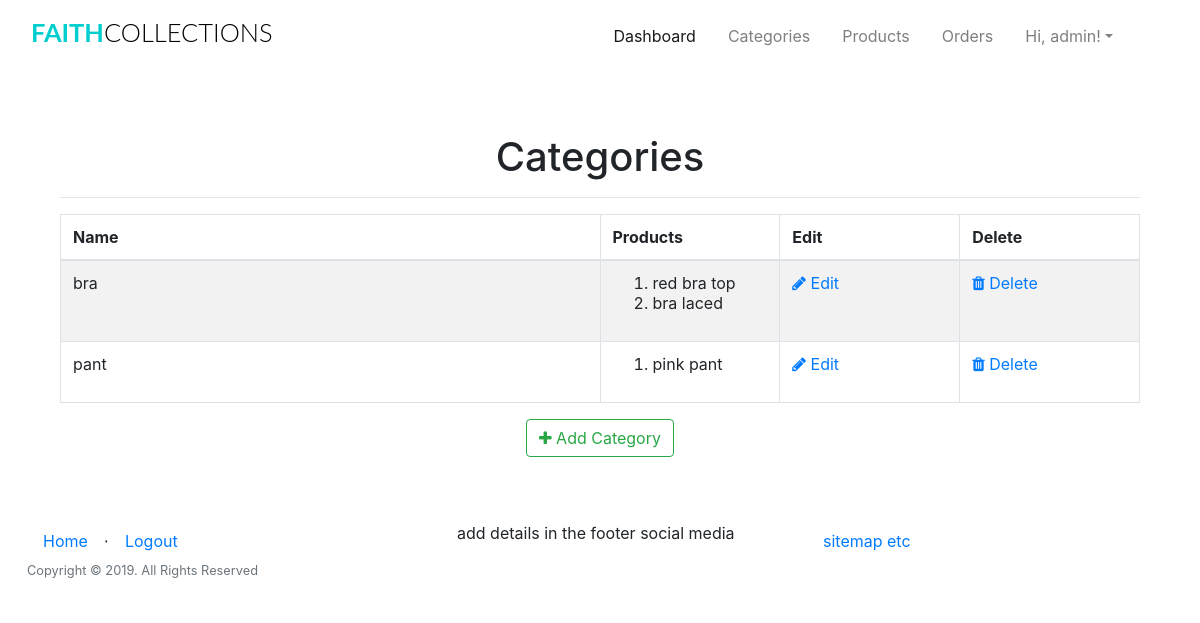
The app's page /admin/categories (signed in), older data.
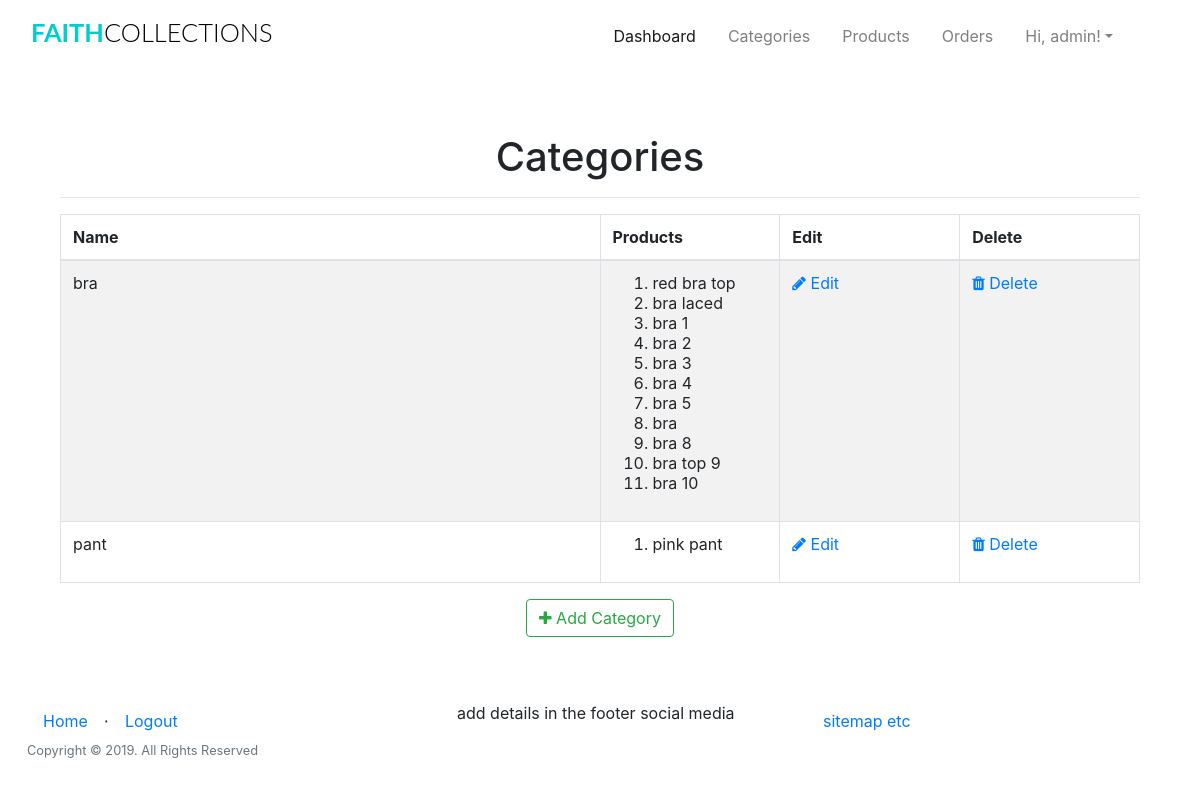
The same page, newer data.
### app/models.py (models this page shows, shortened)
class Categories(db.Model):
	id = db.Column(db.Integer, primary_key=True)
	category_name  = db.Column(db.String(20), index = True)
	product = db.relationship('Products', backref='products_categories')

class Products(db.Model):
	__tablename__ = 'product'
	id = db.Column(db.Integer, primary_key=True)
	product_name = db.Column(db.String(100), index=True)
	product_price = db.Column(db.Integer, index=True)
	product_image = db.Column(db.String(120),index=True)
	product_description = db.Column(db.String(200), index=True)
	product_stock = db.Column(db.Integer, index = True)
	product_size = db.Column(db.String(5), index = True)
	categories_id = db.Column(db.Integer, db.ForeignKey('categories.id'))
	order = db.relationship('Order', secondary=association_table, backref='my_orders', lazy='dynamic')

### app/admin/routes.py (the view)
@admin.route('/categories', methods = ['GET','POST'])
@login_required
def list_categories():
	check_admin()
	categories = Categories.query.all()
	return render_template('admin/categories/categories.html', title = "Product Categories",
		categories = categories)

### app/admin/routes.py (called while the page is built)
def check_admin():
	if not current_user.is_admin:
		abort(403)

### app/models.py (called while the page is built)
@login_manager.user_loader
def load_user(id):
    return User.query.get(int(id))

### app/templates/admin/categories/categories.html (shortened to what this page needs)
{% extends "base.html" %}
{% block head %}
<head>
    <link href="//maxcdn.bootstrapcdn.com/font-awesome/4.1.0/css/font-awesome.min.css" rel="stylesheet">
</head>
{%endblock head%}
{% block body %}
<div class="container">
  <div class="outer">
    <div class="middle">
      <div class="inner">
        <br/>
        <br/>
        <h1 style="text-align:center;">Categories</h1>
        {% if categories %}
          <hr class="intro-divider">
            <table class="table table-striped table-bordered">
              <thead>
                <tr>
                  <th width="45%"> Name </th>
                  <th width="15%"> Products</th>
                  <th width="15%"> Edit </th>
                  <th width="15%"> Delete </th>
                </tr>
              </thead>
              <tbody>
              {% for category in categories %}
                <tr>
                  <td> {{ category.category_name }} </td>
                    {% if category.product == [] %}
                    <td>
                      0
                    </td>
                    {% else %}
                  <td>
                      <ol>
                        {% for name in category.product %}
                          <li>
                            {{ name.product_name }}
                          </li>
                          {% endfor %}
                        </ol>
                  </td>
                  {% endif %}
                  <td>
                    <a href="{{ url_for('admin.edit_category', id=category.id) }}">
                      <i class="fa fa-pencil"></i> Edit
                    </a>
                  </td>
                  <td>
                    <a href="{{ url_for('admin.delete_category', id=category.id) }}">
                      <i class="fa fa-trash"></i> Delete
                    </a>
                  </td>
                </tr>
              {% endfor %}
              </tbody>
            </table>
          <div style="text-align: center">
        {% else %}
          <div style="text-align: center">
            <h3> No categories have been added. </h3>
            <hr class="intro-divider">
        {% endif %}
          <a href="{{ url_for('admin.add_category') }}" class="btn btn-outline-success">
            <i class="fa fa-plus"></i>
            Add Category
          </a>
        </div>
      </div>
    </div>
  </div>
</div>
{% endblock %}

Row changes from the older to the newer data that the page shows:
added Products: product_name "bra 1", shown under Categories "bra"
added Products: product_name "bra 2", shown under Categories "bra"
added Products: product_name "bra 3", shown under Categories "bra"
added Products: product_name "bra 4", shown under Categories "bra"
added Products: product_name "bra 5", shown under Categories "bra"
added Products: product_name "bra", shown under Categories "bra"
added Products: product_name "bra 8", shown under Categories "bra"
added Products: product_name "bra top 9", shown under Categories "bra"
added Products: product_name "bra 10", shown under Categories "bra"
